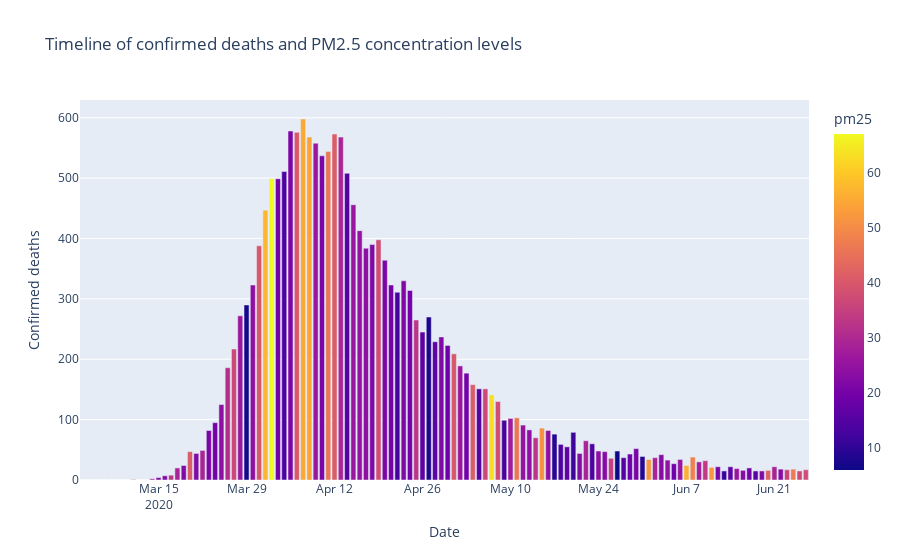

The cell this chart's notebook holds for it:
### Code cell
# 4.2.3) Timeline of confirmed deaths and PM2.5 concentration levels
fig = px.bar(df_final.sort_values('death', ascending = False), 
       x = "date", y = "death", color = 'pm25', 
       title = 'Timeline of confirmed deaths and PM2.5 concentration levels',
       color_discrete_sequence = px.colors.qualitative.Vivid)

fig.update_traces(textposition = 'outside')
fig.update_layout(uniformtext_minsize = 8, uniformtext_mode = 'hide', xaxis_title = 'Date', yaxis_title = 'Confirmed deaths')
fig.show()
